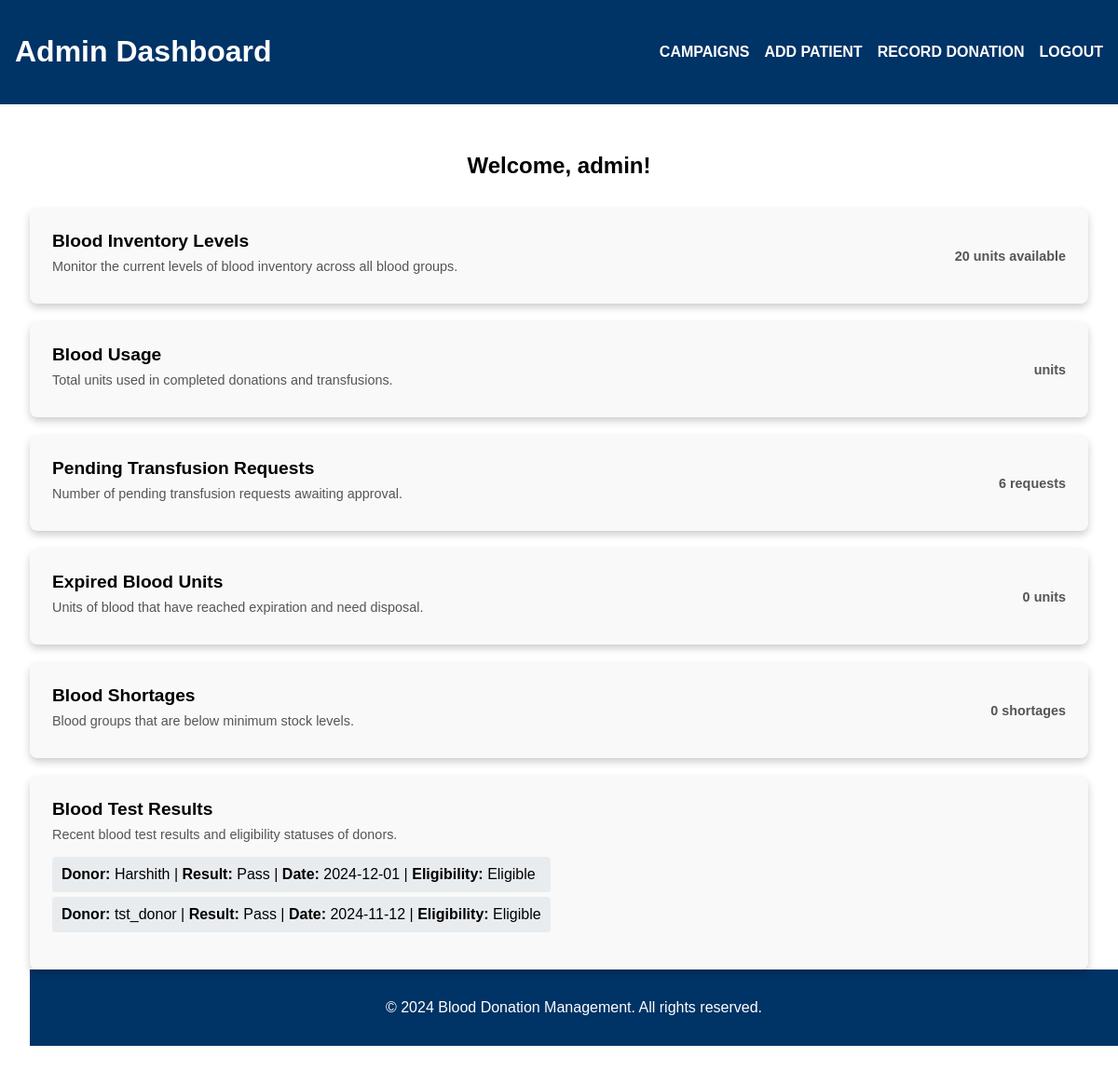
Screenshot of /backend/admin_dashboard.php (signed in) with the database file from the repository.
### tables this page shows
CREATE TABLE `statistics` (
  `stat_id` int(11) NOT NULL,
  `blood_inventory_levels` int(11) DEFAULT NULL,
  `donor_involvement` text,
  `blood_usage` int(11) DEFAULT NULL,
  `transfusion_requests` int(11) DEFAULT NULL,
  `donation_campaign_performance` int(11) DEFAULT NULL,
  `expired_blood` int(11) DEFAULT NULL,
  `donation_trends` text,
  `blood_shortages` int(11) DEFAULT NULL,
  `stock_replenishment` int(11) DEFAULT NULL
);

CREATE TABLE `blood_test` (
  `test_id` int(11) NOT NULL,
  `test_result` varchar(50) DEFAULT NULL,
  `test_date` date DEFAULT NULL,
  `test_type` varchar(50) DEFAULT NULL,
  `donation_id` int(11) NOT NULL
);

CREATE TABLE `donor` (
  `donor_id` int(11) NOT NULL,
  `donor_name` varchar(100) NOT NULL,
  `d_address` varchar(255) DEFAULT NULL,
  `d_blood_group` varchar(3) NOT NULL,
  `d_health_history` text,
  `d_eligibility_status` tinyint(1) NOT NULL
);

### backend/admin_dashboard.php (the view, shortened to what this page needs)
<?php
echo "<header class='header'>
        <h1 class='title'>Admin Dashboard</h1>
        <nav>
            <ul>
                <li><a href='manage_campaigns.php'>CAMPAIGNS</a></li>
                <li><a href='add_patient.php'>ADD PATIENT</a></li>
                <li><a href='add_donation.php'>RECORD DONATION</a></li>
                <li><a href='logout.php'>LOGOUT</a></li>
            </ul>
        </nav>
      </header>";
echo "<div class='dashboard-container'>";
echo "<h2>Welcome, " . $_SESSION['username'] . "!</h2>";
include 'db_connect.php';
$statisticsStmt = $conn->prepare("SELECT blood_inventory_levels, blood_usage, transfusion_requests, expired_blood, blood_shortages FROM statistics LIMIT 1");
$statisticsStmt->execute();
$statisticsResult = $statisticsStmt->get_result();
$statisticsRow = $statisticsResult->fetch_assoc();
$bloodTestStmt = $conn->prepare("
    SELECT d.donor_id, d.donor_name, bt.test_result, bt.test_date, d.d_eligibility_status
    FROM blood_test bt
    JOIN donation dn ON bt.donation_id = dn.donation_id
    JOIN donor d ON dn.donor_id = d.donor_id
    ORDER BY bt.test_date DESC LIMIT 5
");
$bloodTestStmt->execute();
$bloodTestResults = $bloodTestStmt->get_result();
?>
<div class="dashboard-content">
    <div class="card">
        <div class="card-content">
            <div class="card-info">
                <h3>Blood Inventory Levels</h3>
                <p>Monitor the current levels of blood inventory across all blood groups.</p>
            </div>
            <div class="card-count">
                <p><strong><?php echo $statisticsRow['blood_inventory_levels']; ?></strong> units available</p>
            </div>
        </div>
    </div>
    <div class="card">
        <div class="card-content">
            <div class="card-info">
                <h3>Blood Usage</h3>
                <p>Total units used in completed donations and transfusions.</p>
            </div>
            <div class="card-count">
                <p><strong><?php echo $statisticsRow['blood_usage']; ?></strong> units</p>
            </div>
        </div>
    </div>
    <div class="card">
        <div class="card-content">
            <div class="card-info">
                <h3>Pending Transfusion Requests</h3>
                <p>Number of pending transfusion requests awaiting approval.</p>
            </div>
            <div class="card-count">
                <p><strong><?php echo $statisticsRow['transfusion_requests']; ?></strong> requests</p>
            </div>
        </div>
    </div>
    <div class="card">
        <div class="card-content">
            <div class="card-info">
                <h3>Expired Blood Units</h3>
                <p>Units of blood that have reached expiration and need disposal.</p>
            </div>
            <div class="card-count">
                <p><strong><?php echo $statisticsRow['expired_blood']; ?></strong> units</p>
            </div>
        </div>
    </div>
    <div class="card">
        <div class="card-content">
            <div class="card-info">
                <h3>Blood Shortages</h3>
                <p>Blood groups that are below minimum stock levels.</p>
            </div>
            <div class="card-count">
                <p><strong><?php echo $statisticsRow['blood_shortages']; ?></strong> shortages</p>
            </div>
        </div>
    </div>
    <div class="card">
        <div class="card-content">
            <div class="card-info">
                <h3>Blood Test Results</h3>
                <p>Recent blood test results and eligibility statuses of donors.</p>
                <?php if ($bloodTestResults->num_rows > 0): ?>
                    <ul class="blood-test-list">
                        <?php while ($row = $bloodTestResults->fetch_assoc()): ?>
                            <li>
                                <strong>Donor:</strong> <?php echo $row['donor_name']; ?> |
                                <strong>Result:</strong> <?php echo $row['test_result']; ?> |
                                <strong>Date:</strong> <?php echo $row['test_date']; ?> |
                                <strong>Eligibility:</strong> <?php echo $row['d_eligibility_status'] ? 'Eligible' : 'Ineligible'; ?>
                            </li>
                        <?php endwhile; ?>
                    </ul>
                <?php else: ?>
                    <p>No recent blood test results available.</p>
                <?php endif; ?>
            </div>
        </div>
    </div>
</div>
<footer>
    <p>&copy; 2024 Blood Donation Management. All rights reserved.</p>
</footer>

### backend/admin_dashboard.php (style rules this page uses)
.header, footer { background-color: #003366; color: white; padding: 1rem; text-align: center; }
.header { display: flex; justify-content: space-between; align-items: center; }
.header nav ul { list-style-type: none; padding: 0; display: flex; }
.header nav ul li { margin-left: 1rem; }
.header nav ul li a { color: white; text-decoration: none; font-weight: bold; }
.dashboard-container { padding: 2rem; text-align: center; flex: 1; }
.dashboard-content { display: flex; flex-direction: column; gap: 20px; margin-top: 2rem; }
.card { background: #f9f9f9; border-radius: 8px; padding: 1.5rem; box-shadow: 0 4px 8px rgba(0, 0, 0, 0.2); }
.card-content { display: flex; justify-content: space-between; align-items: center; }
.card-info { text-align: left; }
.card-count { text-align: right; font-weight: bold; color: #333; }
.blood-test-list { list-style-type: none; padding: 0; margin: 1rem 0; }
.blood-test-list li { background: #e9ecef; padding: 10px; margin: 5px 0; border-radius: 4px; text-align: left; }
.card h3 { font-size: 1.2em; margin: 0 0 0.5rem 0; }
.card p { margin: 0.5rem 0; font-size: 0.9em; color: #555; }
footer { margin-top: auto; width: 100%; text-align: center; }

### rows the page displays
statistics: blood_inventory_levels "20", transfusion_requests "6", expired_blood "0", blood_shortages "0"
blood_test: donor.donor_name "Harshith", test_result "Pass", test_date "2024-12-01"
blood_test: donor.donor_name "tst_donor", test_result "Pass", test_date "2024-11-12"

### other values shown
$_SESSION['username'] "admin"
